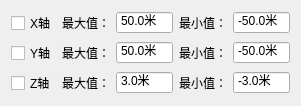
          <widget class="QWidget" name="pagePassThrough">
           <layout class="QGridLayout" name="gridLayout_3">
            <item row="0" column="0">
             <widget class="QCheckBox" name="checkBox_passX">
              <property name="text">
               <string>X轴</string>
              </property>
             </widget>
            </item>
            <item row="0" column="1">
             <widget class="QLabel" name="labelPassMax_2">
              <property name="text">
               <string>最大值：</string>
              </property>
             </widget>
            </item>
            <item row="0" column="2">
             <widget class="QDoubleSpinBox" name="spinPassXMax">
              <property name="buttonSymbols">
               <enum>QAbstractSpinBox::ButtonSymbols::NoButtons</enum>
              </property>
              <property name="suffix">
               <string>米</string>
              </property>
              <property name="decimals">
               <number>1</number>
              </property>
              <property name="minimum">
               <double>-100.000000000000000</double>
              </property>
              <property name="maximum">
               <double>100.000000000000000</double>
              </property>
              <property name="value">
               <double>50.000000000000000</double>
              </property>
             </widget>
            </item>
            <item row="0" column="3">
             <widget class="QLabel" name="labelPassMin_2">
              <property name="text">
               <string>最小值：</string>
              </property>
             </widget>
            </item>
            <item row="0" column="4">
             <widget class="QDoubleSpinBox" name="spinPassXMin">
              <property name="buttonSymbols">
               <enum>QAbstractSpinBox::ButtonSymbols::NoButtons</enum>
              </property>
              <property name="suffix">
               <string>米</string>
              </property>
              <property name="decimals">
               <number>1</number>
              </property>
              <property name="minimum">
               <double>-100.000000000000000</double>
              </property>
              <property name="maximum">
               <double>100.000000000000000</double>
              </property>
              <property name="value">
               <double>-50.000000000000000</double>
              </property>
             </widget>
            </item>
            <item row="1" column="0">
             <widget class="QCheckBox" name="checkBox_passY">
              <property name="text">
               <string>Y轴</string>
              </property>
             </widget>
            </item>
            <item row="1" column="1">
             <widget class="QLabel" name="labelPassMax_3">
              <property name="text">
               <string>最大值：</string>
              </property>
             </widget>
            </item>
            <item row="1" column="2">
             <widget class="QDoubleSpinBox" name="spinPassYMax">
              <property name="buttonSymbols">
               <enum>QAbstractSpinBox::ButtonSymbols::NoButtons</enum>
              </property>
              <property name="suffix">
               <string>米</string>
              </property>
              <property name="decimals">
               <number>1</number>
              </property>
              <property name="minimum">
               <double>-100.000000000000000</double>
              </property>
              <property name="maximum">
               <double>100.000000000000000</double>
              </property>
              <property name="value">
               <double>50.000000000000000</double>
              </property>
             </widget>
            </item>
            <item row="1" column="3">
             <widget class="QLabel" name="labelPassMin_3">
              <property name="text">
               <string>最小值：</string>
              </property>
             </widget>
            </item>
            <item row="1" column="4">
             <widget class="QDoubleSpinBox" name="spinPassYMin">
              <property name="buttonSymbols">
               <enum>QAbstractSpinBox::ButtonSymbols::NoButtons</enum>
              </property>
              <property name="suffix">
               <string>米</string>
              </property>
              <property name="decimals">
               <number>1</number>
              </property>
              <property name="minimum">
               <double>-100.000000000000000</double>
              </property>
              <property name="maximum">
               <double>100.000000000000000</double>
              </property>
              <property name="value">
               <double>-50.000000000000000</double>
              </property>
             </widget>
            </item>
            <item row="2" column="0">
             <widget class="QCheckBox" name="checkBox_passZ">
              <property name="text">
               <string>Z轴</string>
              </property>
             </widget>
            </item>
            <item row="2" column="1">
             <widget class="QLabel" name="labelPassMax_4">
              <property name="text">
               <string>最大值：</string>
              </property>
             </widget>
            </item>
            <item row="2" column="2">
             <widget class="QDoubleSpinBox" name="spinPassZMax">
              <property name="buttonSymbols">
               <enum>QAbstractSpinBox::ButtonSymbols::NoButtons</enum>
              </property>
              <property name="suffix">
               <string>米</string>
              </property>
              <property name="decimals">
               <number>1</number>
              </property>
              <property name="minimum">
               <double>-10.000000000000000</double>
              </property>
              <property name="maximum">
               <double>10.000000000000000</double>
              </property>
              <property name="value">
               <double>3.000000000000000</double>
              </property>
             </widget>
            </item>
            <item row="2" column="3">
             <widget class="QLabel" name="labelPassMin_4">
              <property name="text">
               <string>最小值：</string>
              </property>
             </widget>
            </item>
            <item row="2" column="4">
             <widget class="QDoubleSpinBox" name="spinPassZMin">
              <property name="buttonSymbols">
               <enum>QAbstractSpinBox::ButtonSymbols::NoButtons</enum>
              </property>
              <property name="suffix">
               <string>米</string>
              </property>
              <property name="decimals">
               <number>1</number>
              </property>
              <property name="minimum">
               <double>-10.000000000000000</double>
              </property>
              <property name="maximum">
               <double>10.000000000000000</double>
              </property>
              <property name="value">
               <double>-3.000000000000000</double>
              </property>
             </widget>
            </item>
           </layout>
          </widget>
